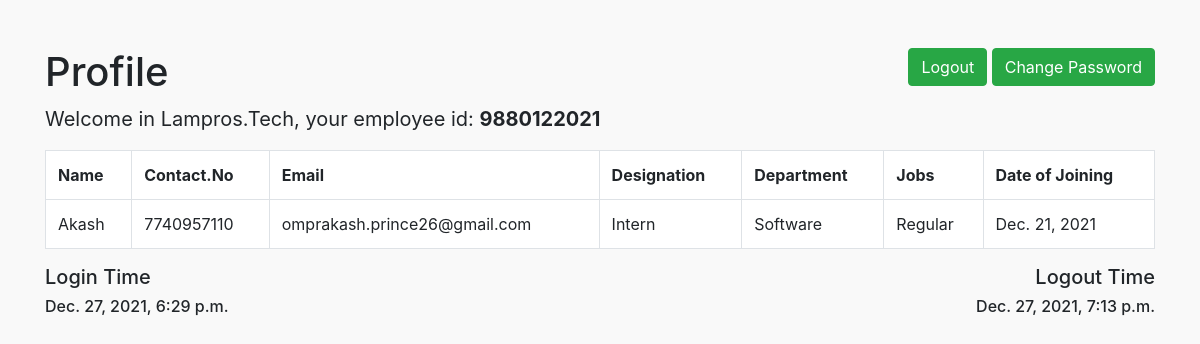
/profile/ (signed in), run on an earlier commit of the app's database.
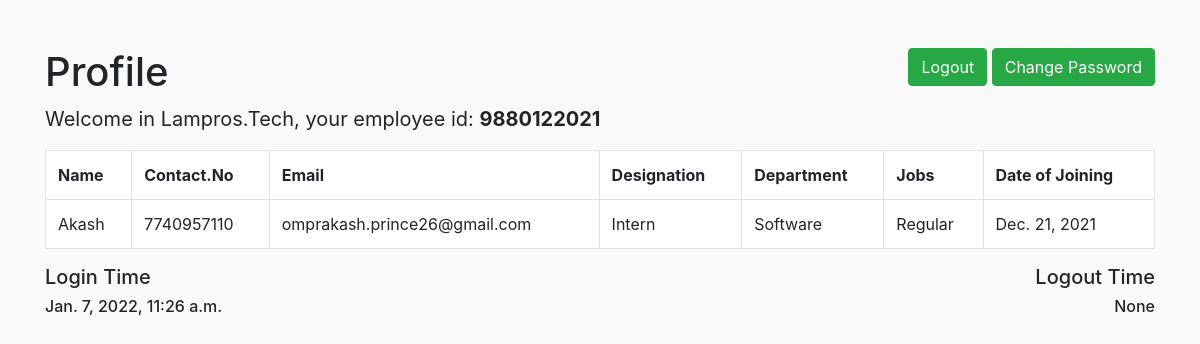
And on a later commit of the database.
### app/models.py (models this page shows, shortened)
class EmployeeRegistration(models.Model):
    user = models.ForeignKey(User, on_delete=models.CASCADE)
    Employeeid = models.IntegerField(primary_key=True)
    name = models.CharField(max_length=100)
    phone_regex = RegexValidator(regex=r'^\+?1?\d{9,12}$')
    contact_no = models.CharField(validators=[phone_regex], max_length=12, blank=True)
    email= models.EmailField()
    designation = models.CharField(max_length=20, choices=designation_choices, blank=True)
    department = models.CharField(max_length=20, choices=department_choices, blank=True)
    jobs = models.CharField(max_length=15, choices=job_choices, blank=True)
    date_of_joining = models.DateField()
    USERNAME_FIELD = 'Employeeid'

class Timestamp(models.Model):
    id =  models.AutoField(primary_key=True)
    Employeeid = models.ForeignKey(EmployeeRegistration, on_delete=models.CASCADE)
    name = models.CharField(max_length=100)
    login_time = models.DateTimeField(auto_now_add=True, blank=True)
    logout_time = models.DateTimeField(null=True,blank=True)

### app/views.py (the view)
# urls.py: path('profile/',views.user_profile,name='profile'),
def user_profile(request):
    emp_id = request.user.username
    emp_data = EmployeeRegistration.objects.get(Employeeid=emp_id)
    t_stamp = Timestamp.objects.filter(Employeeid=emp_id).last()
    total_time = Timestamp.objects.all()
    return render(request, 'profile.html',
                  {'name': request.user, 'emp_data': emp_data, 't_stamp': t_stamp, 'total_time': total_time})

### templates/profile.html (shortened to what this page needs)
<!DOCTYPE html>
<html lang="en">
<head>
    <link rel="stylesheet" href="https://stackpath.bootstrapcdn.com/bootstrap/4.1.3/css/bootstrap.min.css">
</head>
<body>
<div class="container">
    <div class="row">
        <div class="col-12">
            <div class="d-flex align-item-center justify-content-between pt-5">
                <h1>Profile</h1>
                <div>
                    <a href="{% url 'logout' %}" class="btn btn-success">Logout</a>
                    <a href="{% url 'changepassword' %}" class="btn btn-success">Change Password</a>
                </div>
            </div>
            <p style="font-size:20px;">Welcome in Lampros.Tech, your employee id: <b>{{name}}</b></p>
        <table class="table table-bordered bg-white">
            <tr>
                <th>Name</th>
                <th>Contact.No</th>
                <th>Email</th>
                <th>Designation</th>
                <th>Department</th>
                <th>Jobs</th>
                <th>Date of Joining</th>
            </tr>
            <tr>
                <td>{{emp_data.name}}</td>
                <td>{{emp_data.contact_no}}</td>
                <td>{{emp_data.email}}</td>
                <td>{{emp_data.designation}}</td>
                <td>{{emp_data.department}}</td>
                <td>{{emp_data.jobs}}</td>
                <td>{{emp_data.date_of_joining}}</td>
            </tr>
        </table>
        <div class="d-flex align-item-center justify-content-between">
            <div>
                <h5>Login Time</h5>
                <h6>{{t_stamp.login_time}}</h6>
            </div>
            <div class="text-right">
                <h5>Logout Time</h5>
                <h6>{{t_stamp.logout_time}}</h6>
            </div>
        </div>
        </div>
    </div>
</div>
</body>
</html>

### templates/profile.html (style rules this page uses)
body { background: #f9f9f9; }

What changed in the data, as far as the page shows it:
no longer on this page (row unchanged): Timestamp: login_time "Dec. 27, 2021, 6:29 p.m.", logout_time "Dec. 27, 2021, 7:13 p.m."
added Timestamp: login_time "Jan. 7, 2022, 11:26 a.m.", logout_time "None"
